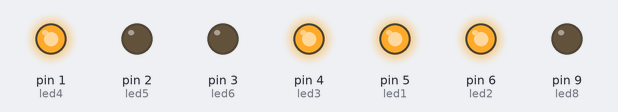
This sketch was run on a simulated Arduino Uno, built with avr-gcc and run on an emulated ATmega328P. On the bench: output pins drawn as LEDs (lit = HIGH).

Above: at 0.5 s.
At 2.5 s:
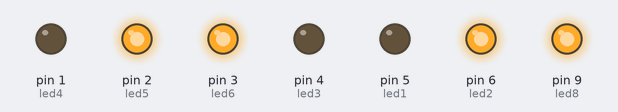
At 3.5 s:
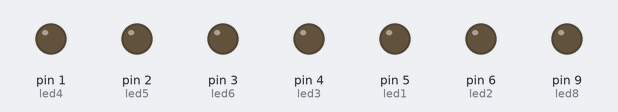
Timing chart, 0 to 5.2 s (numbered marks = the images above):
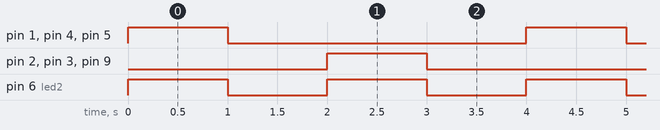

Measured:
- by itself, pin 1 (led4), pin 2 (led5), pin 3 (led6), pin 4 (led3), pin 5 (led1), pin 9 (led8): alternates HIGH for 1.0 s and LOW for 3.0 s
- by itself, pin 6 (led2): alternates HIGH for 1.0 s and LOW for 1.0 s
- by itself, everything shown: repeats every 4.0 s, in 4 steps

The sketch:

led_on_off_p2.ino
```cpp
int led1 =5;
int led2=6;
int led3=4;
int led4=1;
int led5=2;
int led6=3;
int led7=6;
int led8=9;
int button1=7;
int button2=8;
void setup() {
  // put your setup code here, to run once:
  pinMode (button1,INPUT);
  pinMode (button2,INPUT);
  pinMode (led1,OUTPUT);
  pinMode (led2,OUTPUT);
  pinMode (led3,OUTPUT);
  pinMode (led4,OUTPUT);
  pinMode (led5,OUTPUT);
  pinMode (led6,OUTPUT);
  pinMode (led7,OUTPUT);
  pinMode (led8,OUTPUT);


}

void loop() {
  // put your main code here, to run repeatedly:
  digitalWrite(button1,HIGH);
  digitalWrite(led1,HIGH);
  digitalWrite(led2,HIGH);
  digitalWrite(led3,HIGH);
  digitalWrite(led4,HIGH);
  delay(1000);
  digitalWrite(button1,LOW);
  digitalWrite(led1,LOW);
  digitalWrite(led2,LOW);
  digitalWrite(led3,LOW);
  digitalWrite(led4,LOW);
  delay(1000);
  digitalWrite(button2,HIGH);
  digitalWrite(led5,HIGH);
  digitalWrite(led6,HIGH);
  digitalWrite(led7,HIGH);
  digitalWrite(led8,HIGH);
  delay(1000);
  digitalWrite(button2,LOW);
  digitalWrite(led5,LOW);
  digitalWrite(led6,LOW);
  digitalWrite(led7,LOW);
  digitalWrite(led8,LOW);
  delay(1000);


}
```
